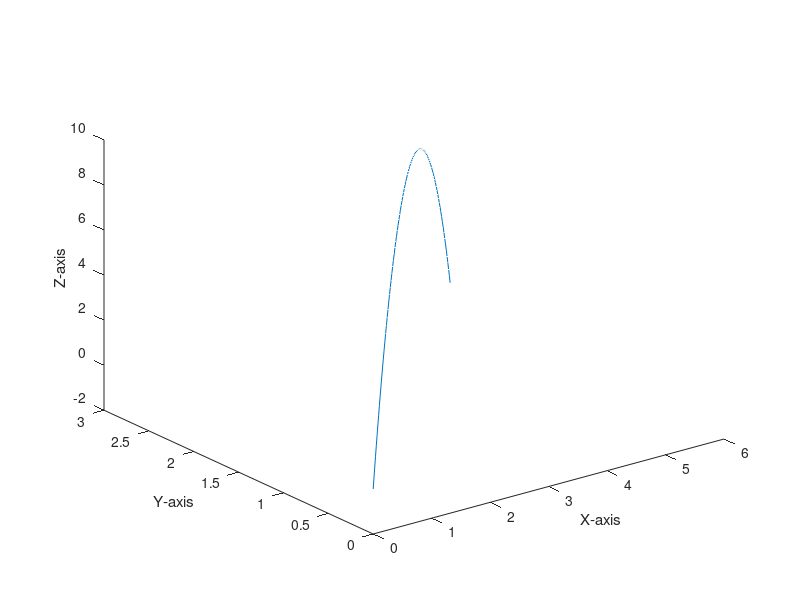

Reproduce this figure in MATLAB.
clear;
clc;

%% Call Functions here

%[G,x,y,z,s,vx,vy,vz] = bankedTurn(0,0,0,5,6,7,14);

%% Example for how to get position vectors out of loop

theta = 0:360;
r=25;
center = [0 0 (0+r)];
vx=5;
vy=10;

zp = center(3)-r*sind(theta);
directionp = center(1) + r*cosd(theta);
angle = atan(vy/vx);
xp = directionp.*cos(angle);
yp=directionp.*sin(angle);

%% Example for Position of banked turn
r1 = 50;
theta1 = 0:45;
angle1 = atan(vy/vx);

centerangled = [(0+r) 0 0];
direction1p = centerangled(1)-r*cosd(theta1);
directionperp1 = center(2) + r*sind(theta1);

x1p = direction1p * cos(angle1) - directionperp1 * sin(angle1);
y1p = direction1p * sin(angle1) + directionperp1 * cos(angle1);
z1p = centerangled(3)*ones(1,length(theta1));

%% Position out of parabola
angle2 = atan(vx/vy);

initial = [0 0 0];
height = 10;
direction2p = linspace(0,2*sqrt(height),100);

x2p = direction2p.*cos(angle2)+initial(1);
y2p = direction2p.*sin(angle2)+initial(2);
z2p = -(direction2p-sqrt(height)).^2+height+initial(3);

%% Plotting 
% no need to attatch position vectors, they don't need to be plotted with
% respect to time. 


figure (1)
plot3(x2p,y2p,z2p);
xlabel('X-axis');
ylabel('Y-axis');
zlabel('Z-axis');


%% Plot total Gs

